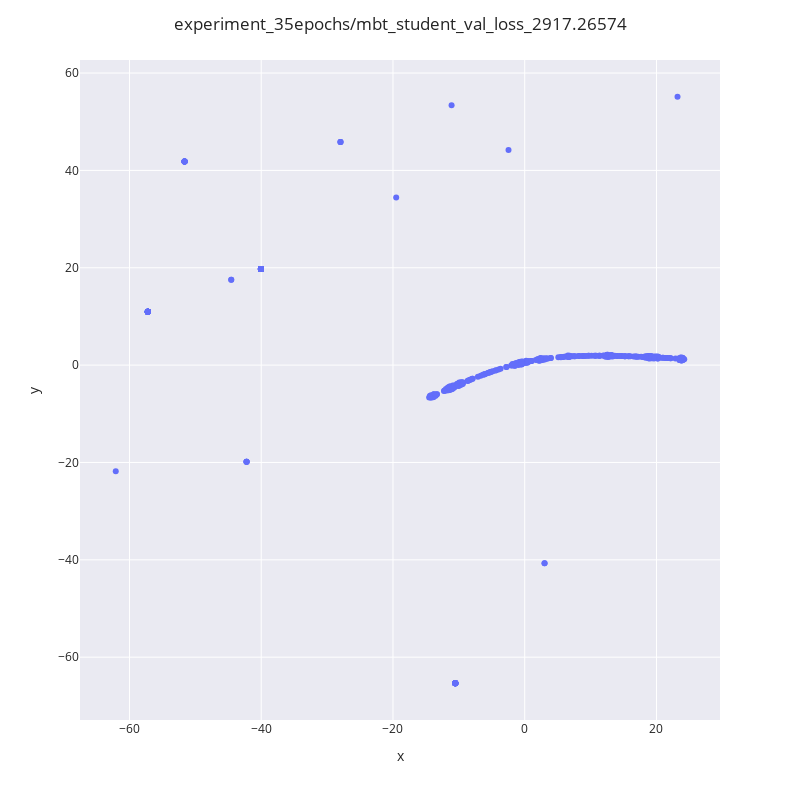

The notebook cell saved with this chart:
### Code cell
plot_embeddings(embeddings_cleaned, chkpt_name)

### Figure 1 — Plotly figure (JSON) as saved in the notebook; plotly's stock layout.template omitted (floating-point values rounded to 4 significant figures; data arrays with more than 128 entries replaced by an {"elided": "..."} marker saying what was removed)
{"data": [{"customdata": {"elided": "321x1 str values"}, "hovertemplate": "x=%{x}<br>y=%{y}<br>labels=%{customdata[0]}<extra></extra>", "legendgroup": "", "marker": {"color": "#636efa", "symbol": "circle"}, "mode": "markers", "name": "", "orientation": "v", "showlegend": false, "type": "scatter", "x": {"elided": "321 float values"}, "xaxis": "x", "y": {"elided": "321 float values"}, "yaxis": "y"}], "layout": {"autosize": false, "height": 800, "legend": {"tracegroupgap": 0}, "margin": {"t": 60}, "title": {"text": "experiment_35epochs/mbt_student_val_loss_2917.26574"}, "width": 800, "xaxis": {"anchor": "y", "domain": [0, 1], "title": {"text": "x"}}, "yaxis": {"anchor": "x", "domain": [0, 1], "title": {"text": "y"}}}}
